Frame 1 (no input): blank canvas, image omitted
Frame 60 (the mouse pressed at the canvas centre just before this capture): blank canvas, image omitted
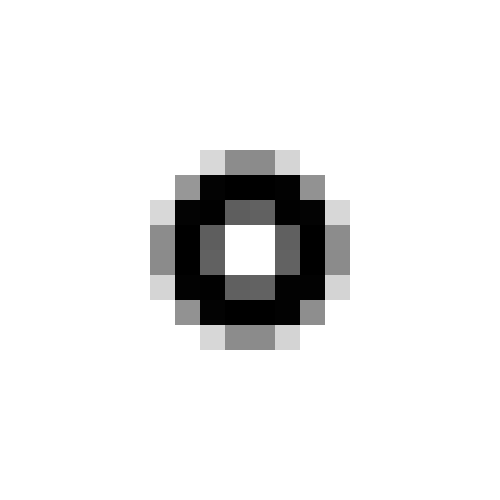
Frame 120 (the mouse held since frame 60 and released just before this capture)

The Processing sketch whose frames 1 and 60 were blank and that drew this single picture after the mouse press (run headless with seeded random() and noise(); from frame 60 on, the mouse is pressed at the canvas centre):

// Processing sketch: alias
// ── alias.pde
int blockSideInPixels = 25;
int WHITE = color(255);
int BLACK = color(0);

void setup() {
  size(500, 500);
}

void draw() {
  background(255);
  strokeWeight(width*.1);
  ellipse(mouseX, mouseY, width*(mouseX*.001), height*(mouseY*.001));
  alias();
}

void alias() {
  for (int y0 = 0; y0 < height; y0 += blockSideInPixels) {
    for (int x0 = 0; x0 < width; x0 += blockSideInPixels) {
      int gray = blockGrayLevel(x0, y0);
      setBlockColor(x0, y0, color(gray));
    }
  }
}

int  blockGrayLevel(int x0, int y0) {
  float graySum = 0;
  int pixelCount = 0;
  for (int y = y0; y < min (y0 + blockSideInPixels, height); ++y) {
    for (int x = x0; x < min (x0 + blockSideInPixels, width); ++x) {
      int pixelColor = get(x, y);
      graySum += (red(pixelColor)+green(pixelColor)+blue(pixelColor)) / 3;
      ++pixelCount;
    }
  }
  return (int) (graySum/pixelCount);
}

void  setBlockColor(int x0, int y0, color clr) {
  for (int y = y0; y < min (y0 + blockSideInPixels, height); ++y) {
    for (int x = x0; x < min (x0 + blockSideInPixels, width); ++x) {
      set(x, y, clr);
    }
  }
}
